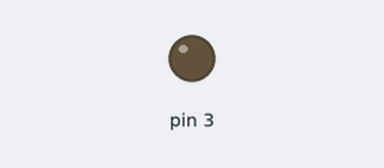
The sketch below on a simulated Arduino Uno, built with avr-gcc and run on an emulated ATmega328P. Parts: output pins drawn as LEDs (lit = HIGH).

Above: at 0.15 s.
At 39.61 s:
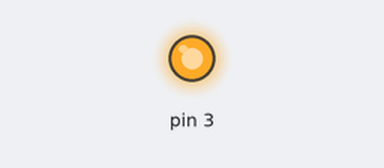
Timing chart, 0 to 40.0 s (numbered marks = the images above):
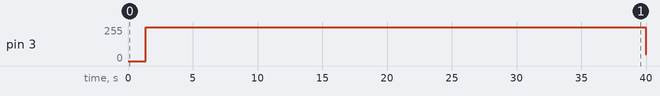

Measured:
- by itself, pin 3: 0/255 → 255/255 at 1.4 s, → 50/255 38.6 s later

The sketch:

ledBlink.ino
```cpp
int i = 0;
void setup() {
  pinMode(3,OUTPUT);
}


void loop(){
  delay(100);
  for (; i >= 0; i--){
    analogWrite(3, i);
    delay(5);
  }
  for (; i <= 255; i++){
    analogWrite(3, i);
    delay(5);
  }
}
```
